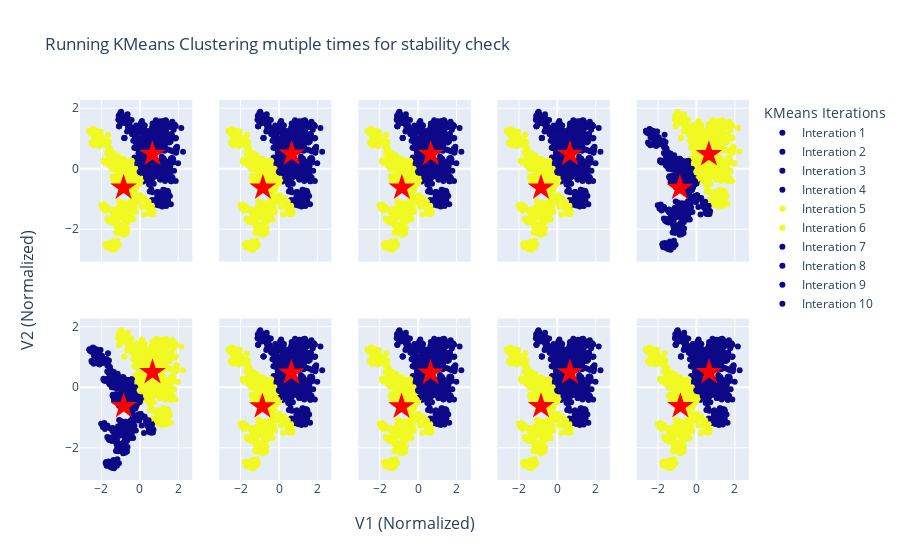

The notebook cell saved with this chart:
### Markdown cell above
#### Ran the K-Means Model for 10 more times to check the stability of the model
##### The results are very similar to each other. The cluster centers remained almost unchanged for multiple iterations. Thus we can safely say that the model is stable.

### Code cell
fig = make_subplots(2,5,shared_xaxes=True,shared_yaxes=True,x_title="V1 (Normalized)",y_title="V2 (Normalized)")
for i in range(2):
    for j in range(5):
        kmeans_result = KMeans(n_clusters=2).fit(normalized_data)
        print(f"Interation {i*5+j+1} Cluster Centers - {kmeans_result.cluster_centers_}")
        fig.add_trace(go.Scatter(x=normalized_data["V1"],y=normalized_data["V2"],mode="markers",marker_color=kmeans_result.labels_,name=f"Interation {i*5+j+1}"),row=i+1,col=j+1)
        fig.add_trace(go.Scatter(x=kmeans_result.cluster_centers_[:,0],y=kmeans_result.cluster_centers_[:,1],mode="markers",marker_symbol="star",marker_size=20,marker_color="red",showlegend=False),row=i+1,col=j+1)
fig.update_layout(height=1000,legend_title_text="KMeans Iterations",title="Running KMeans Clustering mutiple times for stability check")
fig.show()

### Figure 1 — Plotly figure (JSON) as saved in the notebook; plotly's stock layout.template omitted (floating-point values rounded to 4 significant figures; data arrays with more than 128 entries replaced by an {"elided": "..."} marker saying what was removed)
{"data": [{"marker": {"color": {"elided": "1372 int values"}}, "mode": "markers", "name": "Interation 1", "type": "scatter", "x": {"elided": "1372 float values"}, "xaxis": "x", "y": {"elided": "1372 float values"}, "yaxis": "y"}, {"marker": {"color": "red", "size": 20, "symbol": "star"}, "mode": "markers", "showlegend": false, "type": "scatter", "x": [0.657, -0.8478], "xaxis": "x", "y": [0.4874, -0.629], "yaxis": "y"}, {"marker": {"color": {"elided": "1372 int values"}}, "mode": "markers", "name": "Interation 2", "type": "scatter", "x": {"elided": "1372 float values"}, "xaxis": "x2", "y": {"elided": "1372 float values"}, "yaxis": "y2"}, {"marker": {"color": "red", "size": 20, "symbol": "star"}, "mode": "markers", "showlegend": false, "type": "scatter", "x": [0.6596, -0.8387], "xaxis": "x2", "y": [0.494, -0.6282], "yaxis": "y2"}, {"marker": {"color": {"elided": "1372 int values"}}, "mode": "markers", "name": "Interation 3", "type": "scatter", "x": {"elided": "1372 float values"}, "xaxis": "x3", "y": {"elided": "1372 float values"}, "yaxis": "y3"}, {"marker": {"color": "red", "size": 20, "symbol": "star"}, "mode": "markers", "showlegend": false, "type": "scatter", "x": [0.657, -0.8478], "xaxis": "x3", "y": [0.4874, -0.629], "yaxis": "y3"}, {"marker": {"color": {"elided": "1372 int values"}}, "mode": "markers", "name": "Interation 4", "type": "scatter", "x": {"elided": "1372 float values"}, "xaxis": "x4", "y": {"elided": "1372 float values"}, "yaxis": "y4"}, {"marker": {"color": "red", "size": 20, "symbol": "star"}, "mode": "markers", "showlegend": false, "type": "scatter", "x": [0.657, -0.8478], "xaxis": "x4", "y": [0.4874, -0.629], "yaxis": "y4"}, {"marker": {"color": {"elided": "1372 int values"}}, "mode": "markers", "name": "Interation 5", "type": "scatter", "x": {"elided": "1372 float values"}, "xaxis": "x5", "y": {"elided": "1372 float values"}, "yaxis": "y5"}, {"marker": {"color": "red", "size": 20, "symbol": "star"}, "mode": "markers", "showlegend": false, "type": "scatter", "x": [-0.865, 0.6468], "xaxis": "x5", "y": [-0.6375, 0.4767], "yaxis": "y5"}, {"marker": {"color": {"elided": "1372 int values"}}, "mode": "markers", "name": "Interation 6", "type": "scatter", "x": {"elided": "1372 float values"}, "xaxis": "x6", "y": {"elided": "1372 float values"}, "yaxis": "y6"}, {"marker": {"color": "red", "size": 20, "symbol": "star"}, "mode": "markers", "showlegend": false, "type": "scatter", "x": [-0.8387, 0.6596], "xaxis": "x6", "y": [-0.6282, 0.494], "yaxis": "y6"}, {"marker": {"color": {"elided": "1372 int values"}}, "mode": "markers", "name": "Interation 7", "type": "scatter", "x": {"elided": "1372 float values"}, "xaxis": "x7", "y": {"elided": "1372 float values"}, "yaxis": "y7"}, {"marker": {"color": "red", "size": 20, "symbol": "star"}, "mode": "markers", "showlegend": false, "type": "scatter", "x": [0.6468, -0.865], "xaxis": "x7", "y": [0.4767, -0.6375], "yaxis": "y7"}, {"marker": {"color": {"elided": "1372 int values"}}, "mode": "markers", "name": "Interation 8", "type": "scatter", "x": {"elided": "1372 float values"}, "xaxis": "x8", "y": {"elided": "1372 float values"}, "yaxis": "y8"}, {"marker": {"color": "red", "size": 20, "symbol": "star"}, "mode": "markers", "showlegend": false, "type": "scatter", "x": [0.6456, -0.866], "xaxis": "x8", "y": [0.4763, -0.6389], "yaxis": "y8"}, {"marker": {"color": {"elided": "1372 int values"}}, "mode": "markers", "name": "Interation 9", "type": "scatter", "x": {"elided": "1372 float values"}, "xaxis": "x9", "y": {"elided": "1372 float values"}, "yaxis": "y9"}, {"marker": {"color": "red", "size": 20, "symbol": "star"}, "mode": "markers", "showlegend": false, "type": "scatter", "x": [0.657, -0.8478], "xaxis": "x9", "y": [0.4874, -0.629], "yaxis": "y9"}, {"marker": {"color": {"elided": "1372 int values"}}, "mode": "markers", "name": "Interation 10", "type": "scatter", "x": {"elided": "1372 float values"}, "xaxis": "x10", "y": {"elided": "1372 float values"}, "yaxis": "y10"}, {"marker": {"color": "red", "size": 20, "symbol": "star"}, "mode": "markers", "showlegend": false, "type": "scatter", "x": [0.6596, -0.8387], "xaxis": "x10", "y": [0.494, -0.6282], "yaxis": "y10"}], "layout": {"annotations": [{"font": {"size": 16}, "showarrow": false, "text": "V1 (Normalized)", "x": 0.5, "xanchor": "center", "xref": "paper", "y": 0, "yanchor": "top", "yref": "paper", "yshift": -30}, {"font": {"size": 16}, "showarrow": false, "text": "V2 (Normalized)", "textangle": -90, "x": 0, "xanchor": "right", "xref": "paper", "xshift": -40, "y": 0.5, "yanchor": "middle", "yref": "paper"}], "autosize": true, "legend": {"title": {"text": "KMeans Iterations"}}, "title": {"text": "Running KMeans Clustering mutiple times for stability check"}, "xaxis": {"anchor": "y", "autorange": true, "domain": [0, 0.168], "matches": "x6", "range": [-2.969, 2.588], "showticklabels": false, "type": "linear"}, "xaxis10": {"anchor": "y10", "autorange": true, "domain": [0.832, 1], "range": [-2.969, 2.588], "type": "linear"}, "xaxis2": {"anchor": "y2", "autorange": true, "domain": [0.208, 0.376], "matches": "x7", "range": [-2.969, 2.588], "showticklabels": false, "type": "linear"}, "xaxis3": {"anchor": "y3", "autorange": true, "domain": [0.416, 0.584], "matches": "x8", "range": [-2.969, 2.588], "showticklabels": false, "type": "linear"}, "xaxis4": {"anchor": "y4", "autorange": true, "domain": [0.624, 0.792], "matches": "x9", "range": [-2.969, 2.588], "showticklabels": false, "type": "linear"}, "xaxis5": {"anchor": "y5", "autorange": true, "domain": [0.832, 1], "matches": "x10", "range": [-2.969, 2.588], "showticklabels": false, "type": "linear"}, "xaxis6": {"anchor": "y6", "autorange": true, "domain": [0, 0.168], "range": [-2.969, 2.588], "type": "linear"}, "xaxis7": {"anchor": "y7", "autorange": true, "domain": [0.208, 0.376], "range": [-2.969, 2.588], "type": "linear"}, "xaxis8": {"anchor": "y8", "autorange": true, "domain": [0.416, 0.584], "range": [-2.969, 2.588], "type": "linear"}, "xaxis9": {"anchor": "y9", "autorange": true, "domain": [0.624, 0.792], "range": [-2.969, 2.588], "type": "linear"}, "yaxis": {"anchor": "x", "autorange": true, "domain": [0.575, 1], "range": [-2.989, 2.194], "type": "linear"}, "yaxis10": {"anchor": "x10", "autorange": true, "domain": [0, 0.425], "matches": "y6", "range": [-2.989, 2.194], "showticklabels": false, "type": "linear"}, "yaxis2": {"anchor": "x2", "autorange": true, "domain": [0.575, 1], "matches": "y", "range": [-2.989, 2.194], "showticklabels": false, "type": "linear"}, "yaxis3": {"anchor": "x3", "autorange": true, "domain": [0.575, 1], "matches": "y", "range": [-2.989, 2.194], "showticklabels": false, "type": "linear"}, "yaxis4": {"anchor": "x4", "autorange": true, "domain": [0.575, 1], "matches": "y", "range": [-2.989, 2.194], "showticklabels": false, "type": "linear"}, "yaxis5": {"anchor": "x5", "autorange": true, "domain": [0.575, 1], "matches": "y", "range": [-2.989, 2.194], "showticklabels": false, "type": "linear"}, "yaxis6": {"anchor": "x6", "autorange": true, "domain": [0, 0.425], "range": [-2.989, 2.194], "type": "linear"}, "yaxis7": {"anchor": "x7", "autorange": true, "domain": [0, 0.425], "matches": "y6", "range": [-2.989, 2.194], "showticklabels": false, "type": "linear"}, "yaxis8": {"anchor": "x8", "autorange": true, "domain": [0, 0.425], "matches": "y6", "range": [-2.989, 2.194], "showticklabels": false, "type": "linear"}, "yaxis9": {"anchor": "x9", "autorange": true, "domain": [0, 0.425], "matches": "y6", "range": [-2.989, 2.194], "showticklabels": false, "type": "linear"}}}
